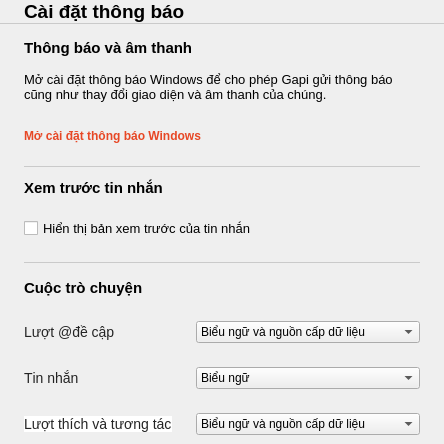
     <widget class="QWidget" name="notification_page">
      <layout class="QVBoxLayout" name="verticalLayout_8">
       <property name="spacing">
        <number>0</number>
       </property>
       <property name="leftMargin">
        <number>0</number>
       </property>
       <property name="topMargin">
        <number>0</number>
       </property>
       <property name="rightMargin">
        <number>0</number>
       </property>
       <property name="bottomMargin">
        <number>0</number>
       </property>
       <item>
        <widget class="QWidget" name="widget_7" native="true">
         <layout class="QVBoxLayout" name="verticalLayout_6">
          <property name="spacing">
           <number>0</number>
          </property>
          <property name="leftMargin">
           <number>0</number>
          </property>
          <property name="topMargin">
           <number>0</number>
          </property>
          <property name="rightMargin">
           <number>0</number>
          </property>
          <property name="bottomMargin">
           <number>0</number>
          </property>
          <item>
           <widget class="QWidget" name="header_general_3" native="true">
            <property name="minimumSize">
             <size>
              <width>0</width>
              <height>0</height>
             </size>
            </property>
            <property name="maximumSize">
             <size>
              <width>16777215</width>
              <height>64</height>
             </size>
            </property>
            <property name="styleSheet">
             <string notr="true">QWidget #header_general_3 {
	border-bottom:1px solid #cacaca
}</string>
            </property>
            <layout class="QVBoxLayout" name="verticalLayout_11">
             <property name="spacing">
              <number>0</number>
             </property>
             <property name="leftMargin">
              <number>24</number>
             </property>
             <property name="topMargin">
              <number>0</number>
             </property>
             <property name="rightMargin">
              <number>24</number>
             </property>
             <property name="bottomMargin">
              <number>1</number>
             </property>
             <item>
              <widget class="QLabel" name="label_7">
               <property name="minimumSize">
                <size>
                 <width>0</width>
                 <height>0</height>
                </size>
               </property>
               <property name="text">
                <string>&lt;html&gt;&lt;head/&gt;&lt;body&gt;&lt;p&gt;&lt;span style=&quot; font-size:14pt; font-weight:600;&quot;&gt;Cài đặt thông báo&lt;/span&gt;&lt;/p&gt;&lt;/body&gt;&lt;/html&gt;</string>
               </property>
              </widget>
             </item>
            </layout>
           </widget>
          </item>
          <item alignment="Qt::AlignTop">
           <widget class="QWidget" name="widget_8" native="true">
            <layout class="QVBoxLayout" name="verticalLayout_7">
             <property name="spacing">
              <number>12</number>
             </property>
             <property name="leftMargin">
              <number>24</number>
             </property>
             <property name="topMargin">
              <number>12</number>
             </property>
             <property name="rightMargin">
              <number>24</number>
             </property>
             <property name="bottomMargin">
              <number>0</number>
             </property>
             <item alignment="Qt::AlignTop">
              <widget class="QLabel" name="label_8">
               <property name="minimumSize">
                <size>
                 <width>0</width>
                 <height>24</height>
                </size>
               </property>
               <property name="maximumSize">
                <size>
                 <width>16777215</width>
                 <height>30</height>
                </size>
               </property>
               <property name="font">
                <font>
                 <family>Segoe UI</family>
                 <weight>75</weight>
                 <bold>true</bold>
                </font>
               </property>
               <property name="text">
                <string>&lt;html&gt;&lt;head/&gt;&lt;body&gt;&lt;p&gt;&lt;span style=&quot; font-size:11pt;&quot;&gt;Thông báo và âm thanh&lt;/span&gt;&lt;/p&gt;&lt;/body&gt;&lt;/html&gt;</string>
               </property>
              </widget>
             </item>
             <item>
              <widget class="QLabel" name="label_9">
               <property name="minimumSize">
                <size>
                 <width>0</width>
                 <height>0</height>
                </size>
               </property>
               <property name="maximumSize">
                <size>
                 <width>16777215</width>
                 <height>45</height>
                </size>
               </property>
               <property name="font">
                <font>
                 <family>Segoe UI</family>
                 <pointsize>10</pointsize>
                </font>
               </property>
               <property name="text">
                <string>Mở cài đặt thông báo Windows để cho phép Gapi gửi thông báo cũng như thay đổi giao diện và âm thanh của chúng.
</string>
               </property>
               <property name="wordWrap">
                <bool>true</bool>
               </property>
               <property name="margin">
                <number>0</number>
               </property>
              </widget>
             </item>
             <item>
              <widget class="QWidget" name="widget" native="true">
               <property name="styleSheet">
                <string notr="true">QWidget {

	border-bottom:1px solid #cacaca
}</string>
               </property>
               <layout class="QVBoxLayout" name="verticalLayout_9">
                <property name="spacing">
                 <number>0</number>
                </property>
                <property name="leftMargin">
                 <number>0</number>
                </property>
                <property name="topMargin">
                 <number>0</number>
                </property>
                <property name="bottomMargin">
                 <number>24</number>
                </property>
                <item>
                 <widget class="QPushButton" name="pushButton">
                  <property name="font">
                   <font>
                    <family>Segoe UI</family>
                    <weight>75</weight>
                    <bold>true</bold>
                   </font>
                  </property>
                  <property name="cursor">
                   <cursorShape>PointingHandCursor</cursorShape>
                  </property>
                  <property name="styleSheet">
                   <string notr="true">text-align:left;
border:none;
color:#e74725;
font-weight:bold</string>
                  </property>
                  <property name="text">
                   <string>Mở cài đặt thông báo Windows</string>
                  </property>
                  <property name="icon">
                   <iconset resource="../../resources/resource.qrc">
                    <normaloff>:/icon-color/icon-color/icons8-windows-10-64.png</normaloff>:/icon-color/icon-color/icons8-windows-10-64.png</iconset>
                  </property>
                  <property name="iconSize">
                   <size>
                    <width>24</width>
                    <height>24</height>
                   </size>
                  </property>
                 </widget>
                </item>
               </layout>
              </widget>
             </item>
             <item>
              <widget class="QLabel" name="label_10">
               <property name="text">
                <string>&lt;html&gt;&lt;head/&gt;&lt;body&gt;&lt;p&gt;&lt;span style=&quot; font-size:11pt; font-weight:600;&quot;&gt;Xem trước tin nhắn&lt;/span&gt;&lt;/p&gt;&lt;/body&gt;&lt;/html&gt;</string>
               </property>
              </widget>
             </item>
             <item>
              <widget class="QWidget" name="widget_9" native="true">
               <property name="styleSheet">
                <string notr="true">QWidget#widget_9 {

	border-bottom:1px solid #cacaca
}</string>
               </property>
               <layout class="QVBoxLayout" name="verticalLayout_10">
                <property name="spacing">
                 <number>0</number>
                </property>
                <property name="leftMargin">
                 <number>0</number>
                </property>
                <property name="topMargin">
                 <number>9</number>
                </property>
                <property name="rightMargin">
                 <number>0</number>
                </property>
                <property name="bottomMargin">
                 <number>24</number>
                </property>
                <item>
                 <widget class="QCheckBox" name="checkBox_4">
                  <property name="minimumSize">
                   <size>
                    <width>0</width>
                    <height>0</height>
                   </size>
                  </property>
                  <property name="font">
                   <font>
                    <family>Segoe UI</family>
                    <pointsize>10</pointsize>
                   </font>
                  </property>
                  <property name="styleSheet">
                   <string notr="true"/>
                  </property>
                  <property name="text">
                   <string>Hiển thị bản xem trước của tin nhắn</string>
                  </property>
                 </widget>
                </item>
               </layout>
              </widget>
             </item>
            </layout>
           </widget>
          </item>
          <item alignment="Qt::AlignTop">
           <widget class="QWidget" name="widget_10" native="true">
            <layout class="QVBoxLayout" name="verticalLayout_12">
             <property name="spacing">
              <number>0</number>
             </property>
             <property name="leftMargin">
              <number>24</number>
             </property>
             <property name="topMargin">
              <number>16</number>
             </property>
             <property name="rightMargin">
              <number>24</number>
             </property>
             <property name="bottomMargin">
              <number>0</number>
             </property>
             <item alignment="Qt::AlignTop">
              <widget class="QLabel" name="label_11">
               <property name="maximumSize">
                <size>
                 <width>16777215</width>
                 <height>16777215</height>
                </size>
               </property>
               <property name="text">
                <string>&lt;html&gt;&lt;head/&gt;&lt;body&gt;&lt;p&gt;&lt;span style=&quot; font-size:11pt; font-weight:600;&quot;&gt;Cuộc trò chuyện&lt;/span&gt;&lt;/p&gt;&lt;/body&gt;&lt;/html&gt;</string>
               </property>
              </widget>
             </item>
             <item alignment="Qt::AlignTop">
              <widget class="QWidget" name="widget_11" native="true">
               <layout class="QHBoxLayout" name="horizontalLayout_7">
                <property name="spacing">
                 <number>0</number>
                </property>
                <property name="leftMargin">
                 <number>0</number>
                </property>
                <property name="topMargin">
                 <number>24</number>
                </property>
                <property name="rightMargin">
                 <number>0</number>
                </property>
                <item>
                 <layout class="QGridLayout" name="gridLayout">
                  <property name="spacing">
                   <number>24</number>
                  </property>
                  <item row="1" column="0">
                   <widget class="QLabel" name="label_13">
                    <property name="text">
                     <string>&lt;html&gt;&lt;head/&gt;&lt;body&gt;&lt;p&gt;&lt;a name=&quot;settings-widget-text-1&quot;/&gt;&lt;span style=&quot; font-family:'-apple-system,BlinkMacSystemFont,Segoe UI,system-ui,Apple Color Emoji,Segoe UI Emoji,Segoe UI Web,sans-serif'; font-size:14px; color:#242424;&quot;&gt;T&lt;/span&gt;&lt;span style=&quot; font-family:'-apple-system,BlinkMacSystemFont,Segoe UI,system-ui,Apple Color Emoji,Segoe UI Emoji,Segoe UI Web,sans-serif'; font-size:14px; color:#242424;&quot;&gt;in nhắn&lt;/span&gt;&lt;/p&gt;&lt;/body&gt;&lt;/html&gt;</string>
                    </property>
                   </widget>
                  </item>
                  <item row="0" column="1">
                   <widget class="QComboBox" name="comboBox">
                    <item>
                     <property name="text">
                      <string>Biểu ngữ và nguồn cấp dữ liệu</string>
                     </property>
                    </item>
                    <item>
                     <property name="text">
                      <string>Chỉ hiển thị trong nguồn cấp dữ liệu</string>
                     </property>
                    </item>
                   </widget>
                  </item>
                  <item row="2" column="1">
                   <widget class="QComboBox" name="comboBox_3">
                    <item>
                     <property name="text">
                      <string>Biểu ngữ và nguồn cấp dữ liệu</string>
                     </property>
                    </item>
                    <item>
                     <property name="text">
                      <string>Chỉ hiển thị trong nguồn cấp dữ liệu</string>
                     </property>
                    </item>
                    <item>
                     <property name="text">
                      <string>Tắt</string>
                     </property>
                    </item>
                   </widget>
                  </item>
                  <item row="1" column="1">
                   <widget class="QComboBox" name="comboBox_2">
                    <item>
                     <property name="text">
                      <string>Biểu ngữ</string>
                     </property>
                    </item>
                    <item>
                     <property name="text">
                      <string>Tắt</string>
                     </property>
                    </item>
                   </widget>
                  </item>
                  <item row="2" column="0">
                   <widget class="QLabel" name="label_14">
                    <property name="maximumSize">
                     <size>
                      <width>150</width>
                      <height>16777215</height>
                     </size>
                    </property>
                    <property name="text">
                     <string>&lt;html&gt;&lt;head/&gt;&lt;body&gt;&lt;p&gt;&lt;span style=&quot; font-family:'-apple-system,BlinkMacSystemFont,Segoe UI,system-ui,Apple Color Emoji,Segoe UI Emoji,Segoe UI Web,sans-serif'; font-size:14px; color:#242424; background-color:#ffffff;&quot;&gt;Lượt thích và tương tác&lt;/span&gt;&lt;/p&gt;&lt;/body&gt;&lt;/html&gt;</string>
                    </property>
                   </widget>
                  </item>
                  <item row="0" column="0">
                   <widget class="QLabel" name="label_12">
                    <property name="text">
                     <string>&lt;html&gt;&lt;head/&gt;&lt;body&gt;&lt;p&gt;&lt;a name=&quot;settings-widget-text-0&quot;/&gt;&lt;span style=&quot; font-family:'-apple-system,BlinkMacSystemFont,Segoe UI,system-ui,Apple Color Emoji,Segoe UI Emoji,Segoe UI Web,sans-serif'; font-size:14px; color:#242424;&quot;&gt;L&lt;/span&gt;&lt;span style=&quot; font-family:'-apple-system,BlinkMacSystemFont,Segoe UI,system-ui,Apple Color Emoji,Segoe UI Emoji,Segoe UI Web,sans-serif'; font-size:14px; color:#242424;&quot;&gt;ượt @đề cập&lt;/span&gt;&lt;/p&gt;&lt;/body&gt;&lt;/html&gt;</string>
                    </property>
                   </widget>
                  </item>
                 </layout>
                </item>
               </layout>
              </widget>
             </item>
            </layout>
           </widget>
          </item>
         </layout>
        </widget>
       </item>
      </layout>
     </widget>
